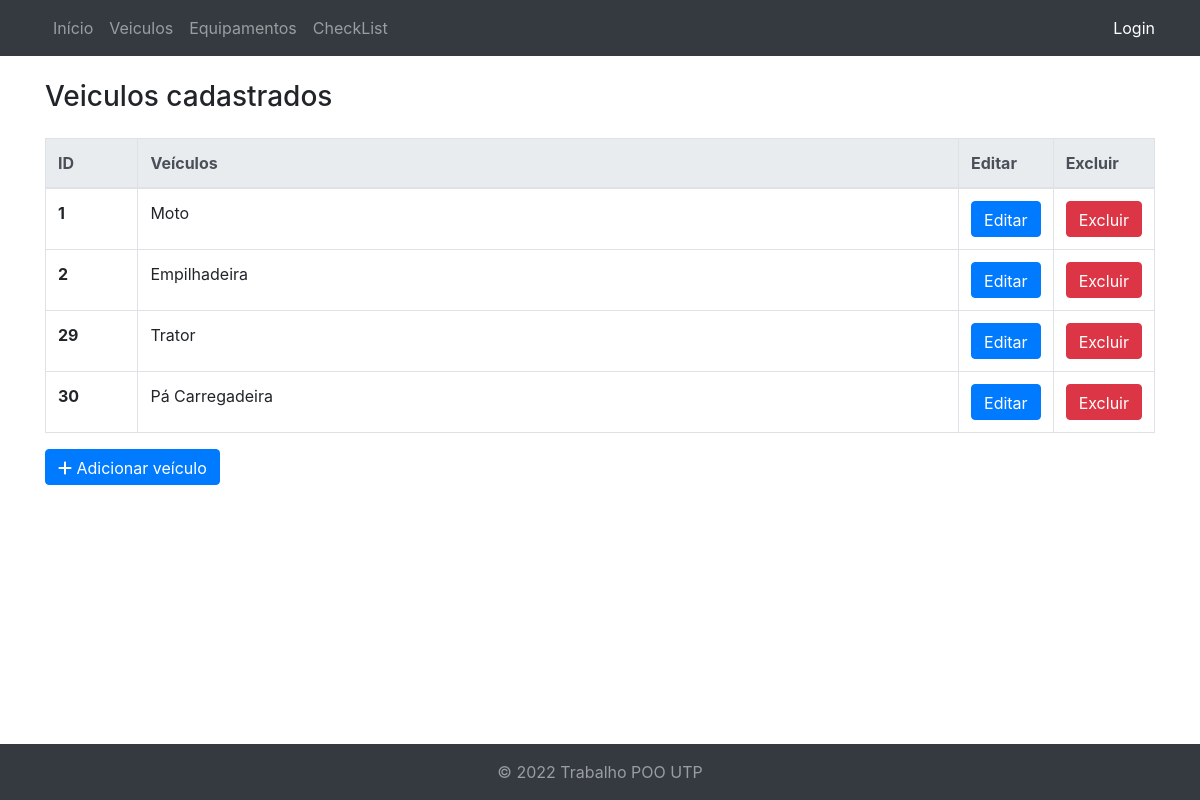
The page /veiculos/ on the database its author committed.
### core/models.py (models this page shows, shortened)
class Veiculos(models.Model):
    id = models.AutoField(primary_key=True)
    descricao_veiculo = models.CharField(verbose_name="Descrição do Veículo", max_length=256, blank=True, null=True)

### core/views.py (the view)
# urls.py: path('veiculos/', views.veiculos, name='veiculo'),
def veiculos(request):
    veiculo = Veiculos.objects.all()
    response = {'veiculos': veiculo}
    return render(request, 'veiculos.html', response)

### templates/veiculos.html (shortened to what this page needs)
{% extends "index.html" %}
{% block content %}
<div class="container mt-4 mb-4">
  <div class="">
    <h3>Veiculos cadastrados</h3>
    <table class="table table-bordered mt-4">
      <thead class="thead-light">
        <tr>
          <th scope="col">ID</th>
          <th scope="col">Veículos</th>
          <th scope="col">Editar</th>
          <th scope="col">Excluir</th>
        </tr>
      </thead>
      <tbody>
        {% for veiculo in veiculos %}
        <tr>
          <th class="col-1" scope="row">{{veiculo.id}}</th>
          <td>{{veiculo.descricao_veiculo}}</td>
          <td class="col-1"> <a href="editar/?id={{ veiculo.id }}" class="btn btn-primary">Editar</a></td>
          <td class="col-1"><a href="excluir/{{ veiculo.id }}/" class="btn btn-danger">Excluir</a></td>
        </tr>
        {% endfor %}
      </tbody>
    </table>
    <a href="adicionar/" class="btn btn-primary"><i class="fas fa-solid fa-plus"></i> Adicionar veículo</a>
  </div>
</div>
{% endblock %}

### static/css/main.css (style rules this page uses)
.btn { font-weight: 700; height: 36px; -moz-user-select: none; -webkit-user-select: none; user-select: none; cursor: default; }

### rows shown on the page
Veiculos: id "1", descricao_veiculo "Moto"
Veiculos: id "2", descricao_veiculo "Empilhadeira"
Veiculos: id "29", descricao_veiculo "Trator"
Veiculos: id "30", descricao_veiculo "Pá Carregadeira"
